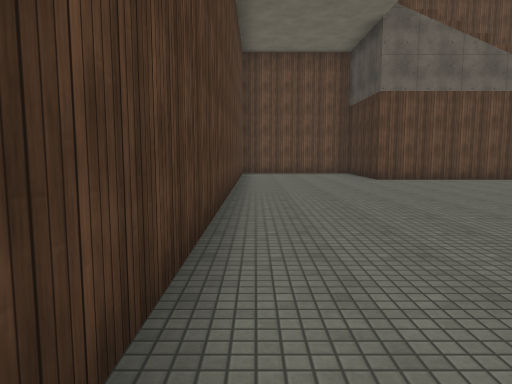
view 1 (above)

20 first-person views from a walk through a Unity game level. The camera is 1.5 m above the floor, tilts 6° down and sees 70° across. The floor is counted in squares, 2 m on a side. Each view is taken from the middle of a square. On the plan, view 1 faces up. The plan holds only what a view shows up to about 11 squares ahead; the rest is blank. The place goes on beyond the plan. The player is left out. Some animated figures are left out. Surface patterns are stand-ins for the level's own textures.

view 2
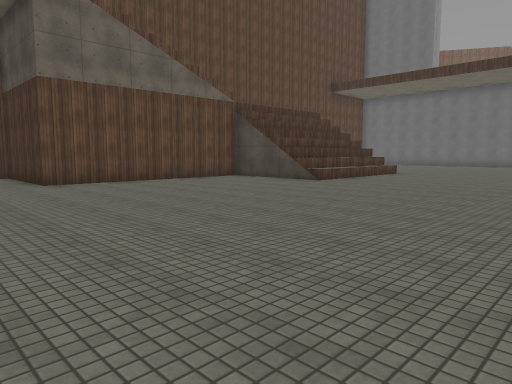

view 3
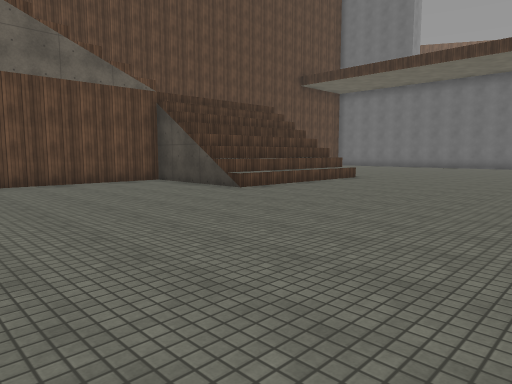

view 4
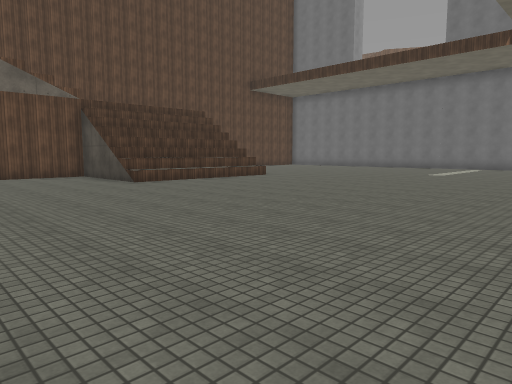

view 5
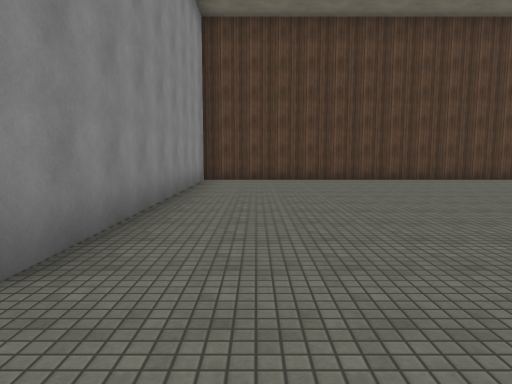

view 6
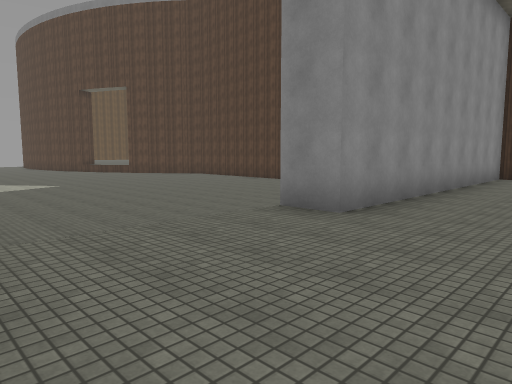

view 7
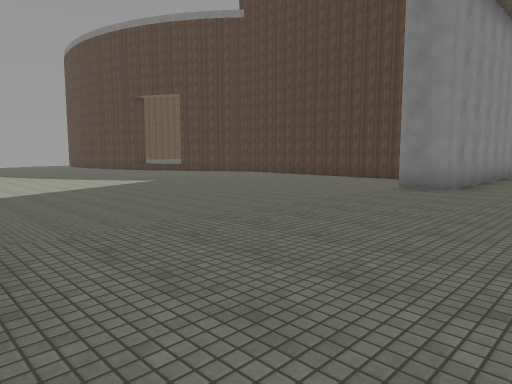

view 8
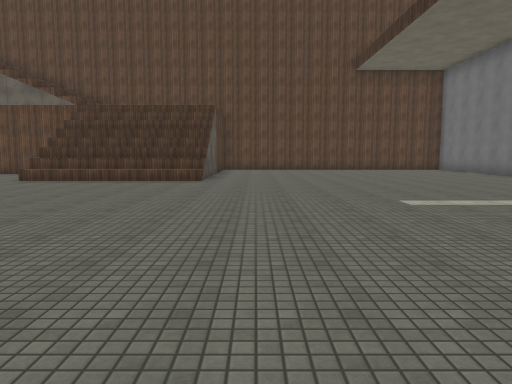

view 9
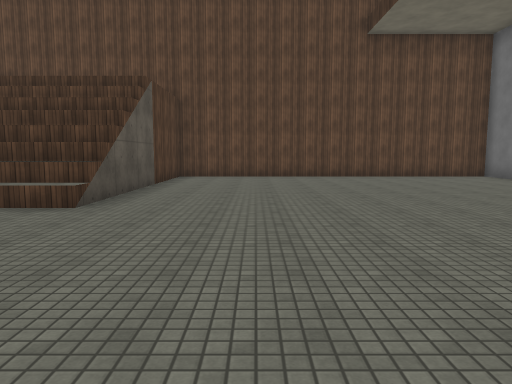

view 10
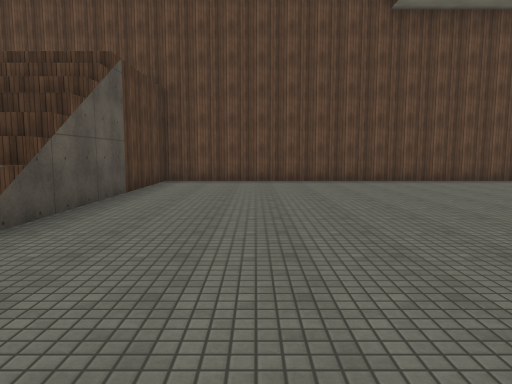

view 11
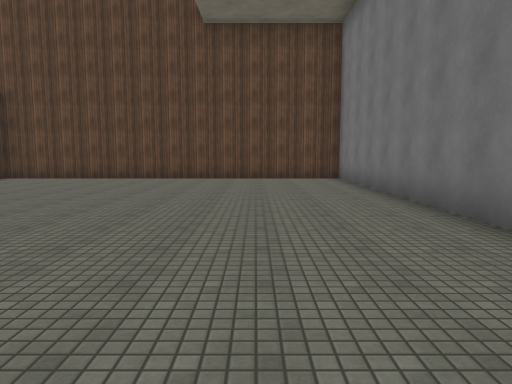

view 12
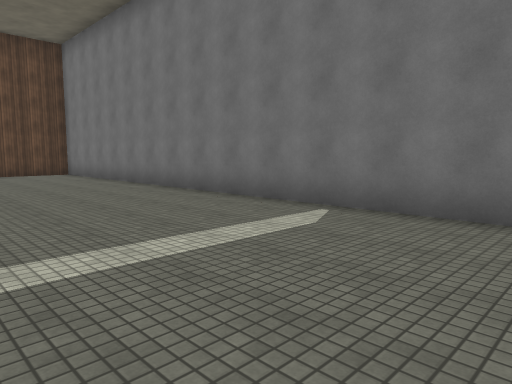

view 13
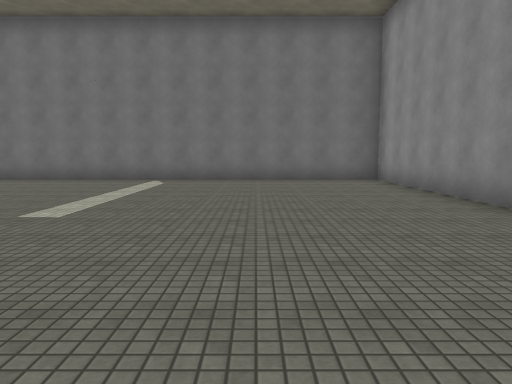

view 14
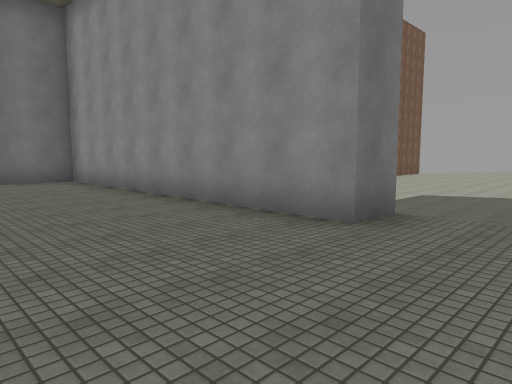

view 15
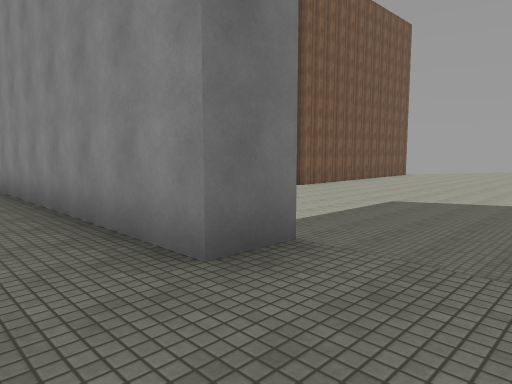

view 16
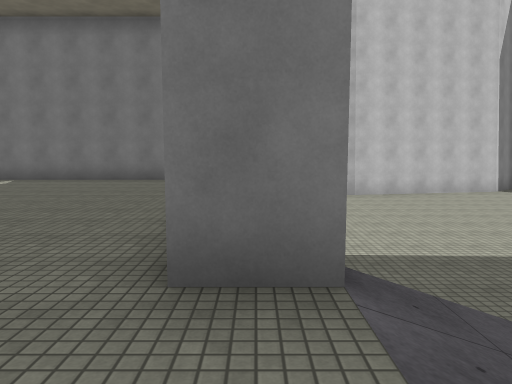

view 17
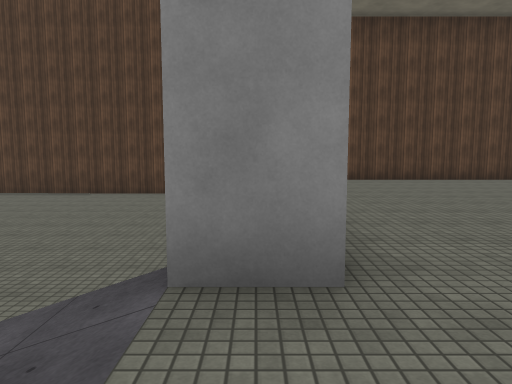

view 18
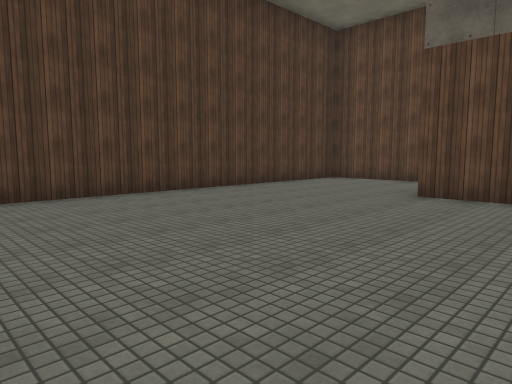

view 19
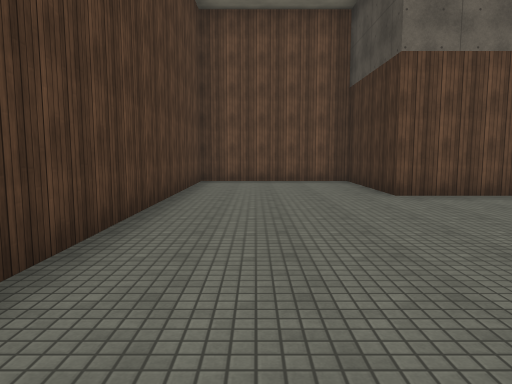

view 20
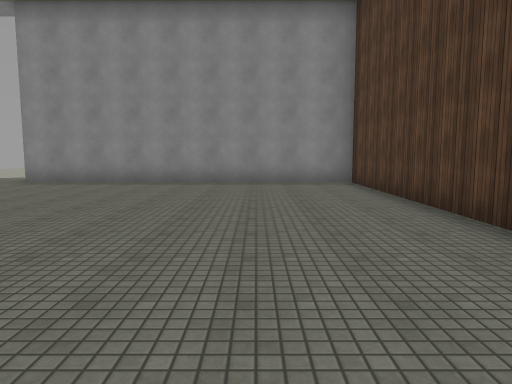

### Floor plan
Key: @ floor where view 1 was taken; # wall or solid block; . main floor; - floor 1 m lower than the main floor; / step, stairs or slope; ^ raised ledge.
Columns run from 1 left of view 1 to 25 right of it. Each row starts with its distance up from view 1.
 14 ######         ############
 13 #....#         #..........#
 12 #....#         #..........#
 11 #....#######   #..........#
 10 #..........#   #..........#
  9 #..........#   #..........#
  8 #..........#####..........#
  7 #..........^^^^^..........#
  6 #.........................#
  5 #.........................#
  4 #.........................#
  3 #.........................#
  2 #.........................#
  1 #.........................#
  0 #@........................#
 -1 #.........................#
 -2 #.........................#
 -3 #.........................#
 -4 ##########......./#########
 -5      ----//     //----
 -6   -------/      //-------
 -7 ---------------------------
 -8 ---------------------------
 -9 ----- ---------------------
-10 ----   --------------- ----
-11 --      -------- -----   --
-12          --- --- ----

Where each view was taken, in squares from view 1:
view 1: 0 up, 0 right, facing up
view 2: 1 up, 1 right, facing up-right
view 3: 1 up, 4 right, facing up-right
view 4: 2 down, 5 right, facing up-right
view 5: 2 down, 10 right, facing left
view 6: 1 down, 12 right, facing down-left
view 7: 1 down, 16 right, facing down-left
view 8: 3 down, 16 right, facing up
view 9: 2 up, 17 right, facing up
view 10: 4 up, 17 right, facing up
view 11: 3 up, 22 right, facing up
view 12: 0 up, 20 right, facing up-right
view 13: 0 up, 14 right, facing right
view 14: 0 up, 14 right, facing down-right
view 15: 2 down, 14 right, facing down-right
view 16: 4 down, 14 right, facing right
view 17: 4 down, 10 right, facing left
view 18: 4 up, 6 right, facing up-left
view 19: 4 up, 1 right, facing up
view 20: 6 up, 2 right, facing down
